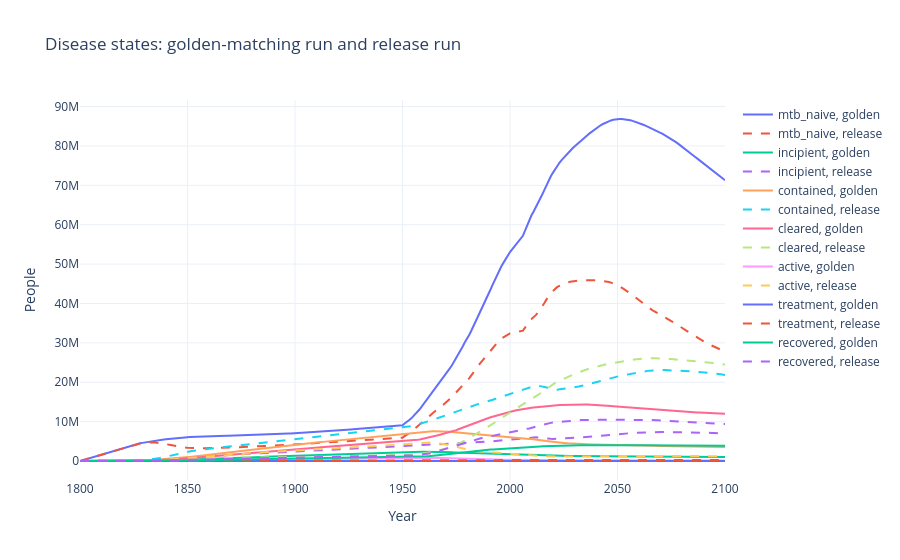

Here is the notebook cell this chart was saved with:
### Code cell
figure = go.Figure()
for state in DISEASE_STATES:
    figure.add_trace(go.Scatter(x=years, y=matched_totals[state], name=f"{state}, golden", mode="lines"))
    figure.add_trace(
        go.Scatter(
            x=years,
            y=released_totals[state],
            name=f"{state}, release",
            mode="lines",
            line={"dash": "dash"},
        )
    )
figure.update_layout(
    title="Disease states: golden-matching run and release run",
    xaxis_title="Year",
    yaxis_title="People",
    template="plotly_white",
    height=560,
)
figure.show()

### Figure 1 — Plotly figure (JSON) as saved in the notebook; plotly's stock layout.template omitted (floating-point values rounded to 4 significant figures; data arrays with more than 128 entries replaced by an {"elided": "..."} marker saying what was removed)
{"data": [{"mode": "lines", "name": "mtb_naive, golden", "type": "scatter", "x": {"elided": "301 float values"}, "y": {"elided": "301 float values"}}, {"line": {"dash": "dash"}, "mode": "lines", "name": "mtb_naive, release", "type": "scatter", "x": {"elided": "301 float values"}, "y": {"elided": "301 float values"}}, {"mode": "lines", "name": "incipient, golden", "type": "scatter", "x": {"elided": "301 float values"}, "y": {"elided": "301 float values"}}, {"line": {"dash": "dash"}, "mode": "lines", "name": "incipient, release", "type": "scatter", "x": {"elided": "301 float values"}, "y": {"elided": "301 float values"}}, {"mode": "lines", "name": "contained, golden", "type": "scatter", "x": {"elided": "301 float values"}, "y": {"elided": "301 float values"}}, {"line": {"dash": "dash"}, "mode": "lines", "name": "contained, release", "type": "scatter", "x": {"elided": "301 float values"}, "y": {"elided": "301 float values"}}, {"mode": "lines", "name": "cleared, golden", "type": "scatter", "x": {"elided": "301 float values"}, "y": {"elided": "301 float values"}}, {"line": {"dash": "dash"}, "mode": "lines", "name": "cleared, release", "type": "scatter", "x": {"elided": "301 float values"}, "y": {"elided": "301 float values"}}, {"mode": "lines", "name": "active, golden", "type": "scatter", "x": {"elided": "301 float values"}, "y": {"elided": "301 float values"}}, {"line": {"dash": "dash"}, "mode": "lines", "name": "active, release", "type": "scatter", "x": {"elided": "301 float values"}, "y": {"elided": "301 float values"}}, {"mode": "lines", "name": "treatment, golden", "type": "scatter", "x": {"elided": "301 float values"}, "y": {"elided": "301 float values"}}, {"line": {"dash": "dash"}, "mode": "lines", "name": "treatment, release", "type": "scatter", "x": {"elided": "301 float values"}, "y": {"elided": "301 float values"}}, {"mode": "lines", "name": "recovered, golden", "type": "scatter", "x": {"elided": "301 float values"}, "y": {"elided": "301 float values"}}, {"line": {"dash": "dash"}, "mode": "lines", "name": "recovered, release", "type": "scatter", "x": {"elided": "301 float values"}, "y": {"elided": "301 float values"}}], "layout": {"height": 560, "title": {"text": "Disease states: golden-matching run and release run"}, "xaxis": {"title": {"text": "Year"}}, "yaxis": {"title": {"text": "People"}}}}
